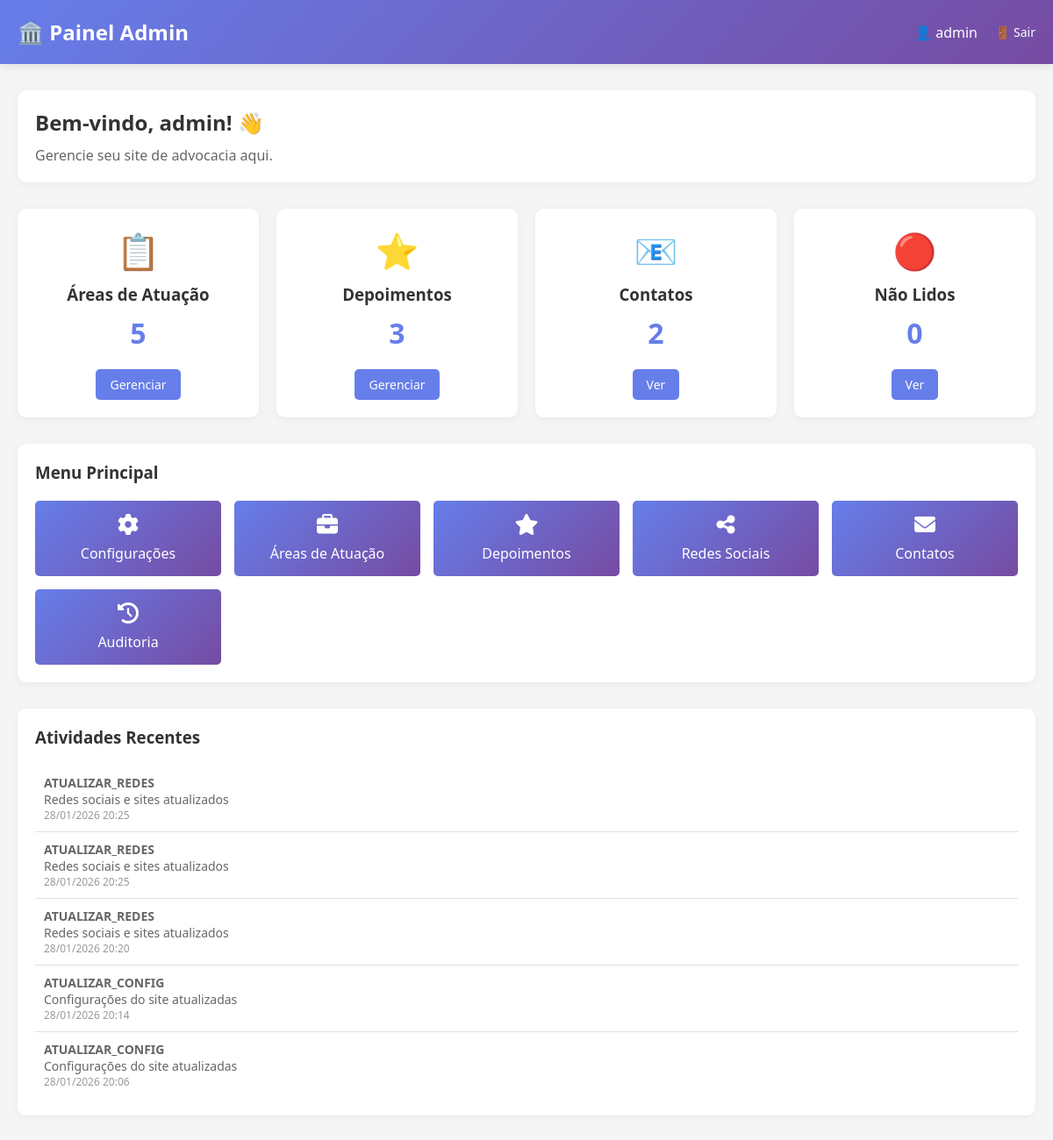
Page /admin (signed in) on the earlier database version.
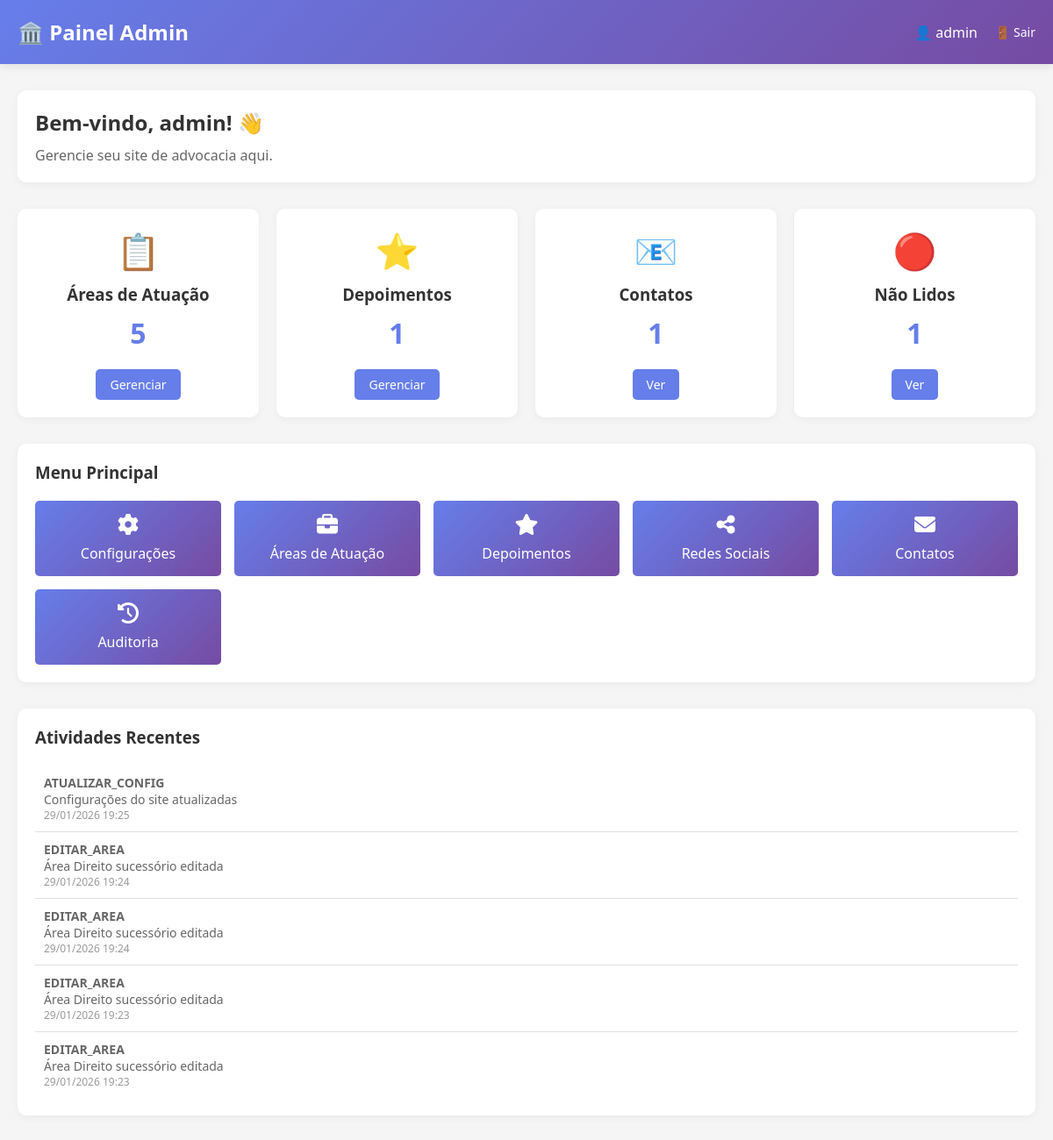
Same page on the later database version.
### models.py (models this page shows)
class LogAuditoria(db.Model):
    id = db.Column(db.Integer, primary_key=True)
    usuario_id = db.Column(db.Integer, db.ForeignKey('user.id'), nullable=False)
    acao = db.Column(db.String(200), nullable=False)
    descricao = db.Column(db.Text)
    criado_em = db.Column(db.DateTime, default=datetime.utcnow)

### app.py (the view)
@app.route('/admin')
@login_required
def admin_dashboard():
    config_site = SiteConfig.query.first()
    areas_count = AreaAtuacao.query.count()
    depoimentos_count = Depoimento.query.count()
    contatos_count = ContatoFormulario.query.count()
    contatos_nao_lidos = ContatoFormulario.query.filter_by(lido=False).count()
    logs_recentes = LogAuditoria.query.order_by(LogAuditoria.criado_em.desc()).limit(5).all()
    return render_template('admin/dashboard.html',
                         config=config_site,
                         areas_count=areas_count,
                         depoimentos_count=depoimentos_count,
                         contatos_count=contatos_count,
                         contatos_nao_lidos=contatos_nao_lidos,
                         logs_recentes=logs_recentes)

### app.py (called while the page is built)
@login_manager.user_loader
def load_user(user_id):
    return User.query.get(int(user_id))

### templates/admin/dashboard.html (shortened to what this page needs)
<!DOCTYPE html>
<html lang="pt-BR">
<head>
    <link rel="stylesheet" href="https://cdnjs.cloudflare.com/ajax/libs/font-awesome/6.4.0/css/all.min.css">
</head>
<body>
    <div class="navbar">
        <h1>🏛️ Painel Admin</h1>
        <div class="navbar-right">
            <span>👤 {{ current_user.username }}</span>
            <a href="{{ url_for('admin_logout') }}">🚪 Sair</a>
        </div>
    </div>
    <div class="container">
        <div class="welcome">
            <h2>Bem-vindo, {{ current_user.username }}! 👋</h2>
            <p>Gerencie seu site de advocacia aqui.</p>
        </div>
        <div class="grid">
            <div class="card">
                <div class="card-icon">📋</div>
                <h3>Áreas de Atuação</h3>
                <div class="card-number">{{ areas_count }}</div>
                <a href="{{ url_for('admin_areas') }}" class="card-link">Gerenciar</a>
            </div>
            <div class="card">
                <div class="card-icon">⭐</div>
                <h3>Depoimentos</h3>
                <div class="card-number">{{ depoimentos_count }}</div>
                <a href="{{ url_for('admin_depoimentos') }}" class="card-link">Gerenciar</a>
            </div>
            <div class="card">
                <div class="card-icon">📧</div>
                <h3>Contatos</h3>
                <div class="card-number">{{ contatos_count }}</div>
                <a href="{{ url_for('admin_contatos') }}" class="card-link">Ver</a>
            </div>
            <div class="card">
                <div class="card-icon">🔴</div>
                <h3>Não Lidos</h3>
                <div class="card-number">{{ contatos_nao_lidos }}</div>
                <a href="{{ url_for('admin_contatos') }}" class="card-link">Ver</a>
            </div>
        </div>
        <div class="menu">
            <h3>Menu Principal</h3>
            <div class="menu-grid">
                <a href="{{ url_for('admin_config') }}" class="menu-item">
                    <i class="fas fa-cog"></i>
                    Configurações
                </a>
                <a href="{{ url_for('admin_areas') }}" class="menu-item">
                    <i class="fas fa-briefcase"></i>
                    Áreas de Atuação
                </a>
                <a href="{{ url_for('admin_depoimentos') }}" class="menu-item">
                    <i class="fas fa-star"></i>
                    Depoimentos
                </a>
                <a href="{{ url_for('admin_redes_sociais') }}" class="menu-item">
                    <i class="fas fa-share-alt"></i>
                    Redes Sociais
                </a>
                <a href="{{ url_for('admin_contatos') }}" class="menu-item">
                    <i class="fas fa-envelope"></i>
                    Contatos
                </a>
                <a href="{{ url_for('admin_auditoria') }}" class="menu-item">
                    <i class="fas fa-history"></i>
                    Auditoria
                </a>
            </div>
        </div>
        <div class="logs">
            <h3>Atividades Recentes</h3>
            {% if logs_recentes %}
                {% for log in logs_recentes %}
                    <div class="log-item">
                        <strong>{{ log.acao }}</strong><br>
                        {{ log.descricao }}
                        <div class="log-time">{{ log.criado_em.strftime('%d/%m/%Y %H:%M') }}</div>
                    </div>
                {% endfor %}
            {% else %}
                <p style="color: #999;">Nenhuma atividade registrada</p>
            {% endif %}
        </div>
    </div>
</body>
</html>

Differences in the rows shown:
no longer on this page (row edited): LogAuditoria: acao "ATUALIZAR_REDES", descricao "Redes sociais e sites atualizados", criado_em "28/01/2026 20:25"
no longer on this page (row edited): LogAuditoria: acao "ATUALIZAR_REDES", descricao "Redes sociais e sites atualizados", criado_em "28/01/2026 20:25"
no longer on this page (row edited): LogAuditoria: acao "ATUALIZAR_REDES", descricao "Redes sociais e sites atualizados", criado_em "28/01/2026 20:20"
no longer on this page (row edited): LogAuditoria: acao "ATUALIZAR_CONFIG", descricao "Configurações do site atualizadas", criado_em "28/01/2026 20:14"
no longer on this page (row edited): LogAuditoria: acao "ATUALIZAR_CONFIG", descricao "Configurações do site atualizadas", criado_em "28/01/2026 20:06"
added LogAuditoria: acao "ATUALIZAR_CONFIG", descricao "Configurações do site atualizadas", criado_em "29/01/2026 19:25"
added LogAuditoria: acao "EDITAR_AREA", descricao "Área Direito sucessório editada", criado_em "29/01/2026 19:24"
added LogAuditoria: acao "EDITAR_AREA", descricao "Área Direito sucessório editada", criado_em "29/01/2026 19:24"
added LogAuditoria: acao "EDITAR_AREA", descricao "Área Direito sucessório editada", criado_em "29/01/2026 19:23"
added LogAuditoria: acao "EDITAR_AREA", descricao "Área Direito sucessório editada", criado_em "29/01/2026 19:23"
Other differences:
{{ depoimentos_count }}: "3" → "1"
{{ contatos_count }}: "2" → "1"
{{ contatos_nao_lidos }}: "0" → "1"
